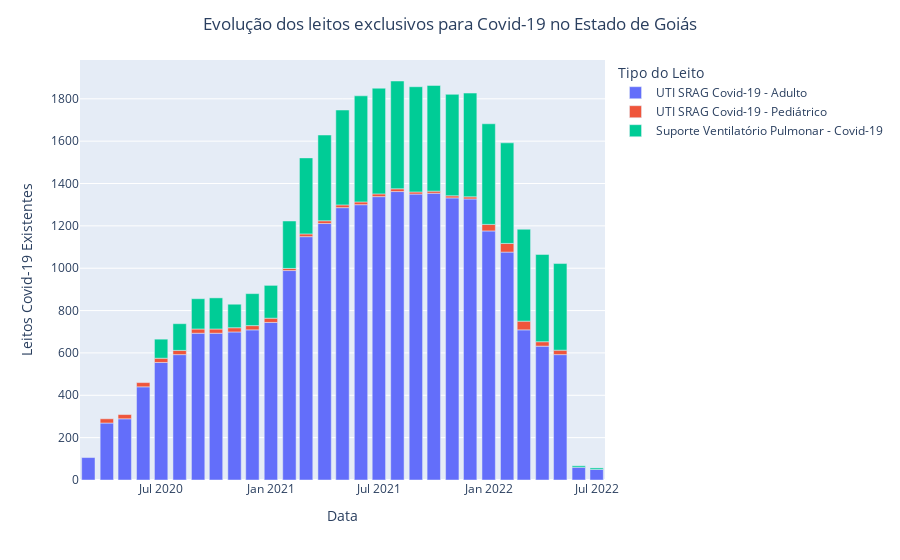

The notebook cell this image was saved under:
### Markdown cell above
### <a> AED: Análises Gráficas </a>

### Code cell
# Nesta análise, verificaremos a progressão dos leitos tipo: 51, 52, 96, relacionados á Unidades de Tratamento Intensivo adulto e infantil, e suporte ventilatório pulmonar para Covid-19, respectivamente.
dfg = dataset[['COMPETEN','QT_EXIST','CNES', 'CODLEITO']].groupby(by=['CNES', 'COMPETEN', 'CODLEITO']).sum().sort_values(by=['CNES','COMPETEN']).reset_index() # Agrupando os diferentes tipos de leito do mesmo estabelecimento por competência e tipo.
dfg = dfg[dfg['CODLEITO'].isin([51, 52, 96])] # Filtrando os tipos de leito de interesse para a análise.
dfg = dfg.groupby(by=['COMPETEN','CODLEITO']).sum().sort_values(by=['COMPETEN','CODLEITO']).reset_index().drop(columns={'CNES'}) # Somando os leitos Covid-19 de todos os estabelecimento de saúde de GO por data.
dfg['CODLEITO'] = dfg['CODLEITO'].replace({51: 'UTI SRAG Covid-19 - Adulto ', 52 : 'UTI SRAG Covid-19 - Pediátrico', 96 : 'Suporte Ventilatório Pulmonar - Covid-19'})
fig = px.bar(dfg, x='COMPETEN', y='QT_EXIST', color='CODLEITO',
            labels={'COMPETEN': 'Data',
                    'QT_EXIST': "Leitos",
                    "CODLEITO": "Tipo do Leito"}).update_layout(
    xaxis_title="Data", yaxis_title="Leitos Covid-19 Existentes", title="Evolução dos leitos exclusivos para Covid-19 no Estado de Goiás", title_x=0.5) # Plotando gráfico de barras da Quantidade de Leitos Covid-19 existentes por ano. 
fig.show()
del(dfg)

### Figure 1 — Plotly figure (JSON) as saved in the notebook; plotly's stock layout.template omitted (floating-point values rounded to 4 significant figures)
{"data": [{"alignmentgroup": "True", "hovertemplate": "Tipo do Leito=UTI SRAG Covid-19 - Adulto <br>Data=%{x}<br>Leitos=%{y}<extra></extra>", "legendgroup": "UTI SRAG Covid-19 - Adulto ", "marker": {"color": "#636efa", "pattern": {"shape": ""}}, "name": "UTI SRAG Covid-19 - Adulto ", "offsetgroup": "UTI SRAG Covid-19 - Adulto ", "orientation": "v", "showlegend": true, "textposition": "auto", "type": "bar", "x": ["2020-03-01T00:00:00", "2020-04-01T00:00:00", "2020-05-01T00:00:00", "2020-06-01T00:00:00", "2020-07-01T00:00:00", "2020-08-01T00:00:00", "2020-09-01T00:00:00", "2020-10-01T00:00:00", "2020-11-01T00:00:00", "2020-12-01T00:00:00", "2021-01-01T00:00:00", "2021-02-01T00:00:00", "2021-03-01T00:00:00", "2021-04-01T00:00:00", "2021-05-01T00:00:00", "2021-06-01T00:00:00", "2021-07-01T00:00:00", "2021-08-01T00:00:00", "2021-09-01T00:00:00", "2021-10-01T00:00:00", "2021-11-01T00:00:00", "2021-12-01T00:00:00", "2022-01-01T00:00:00", "2022-02-01T00:00:00", "2022-03-01T00:00:00", "2022-04-01T00:00:00", "2022-05-01T00:00:00", "2022-06-01T00:00:00", "2022-07-01T00:00:00"], "xaxis": "x", "y": [106, 269, 289, 440, 555, 592, 693, 693, 699, 709, 744, 989, 1149, 1211, 1286, 1300, 1338, 1362, 1350, 1354, 1332, 1327, 1176, 1076, 709, 632, 592, 60, 50], "yaxis": "y"}, {"alignmentgroup": "True", "hovertemplate": "Tipo do Leito=UTI SRAG Covid-19 - Pediátrico<br>Data=%{x}<br>Leitos=%{y}<extra></extra>", "legendgroup": "UTI SRAG Covid-19 - Pediátrico", "marker": {"color": "#EF553B", "pattern": {"shape": ""}}, "name": "UTI SRAG Covid-19 - Pediátrico", "offsetgroup": "UTI SRAG Covid-19 - Pediátrico", "orientation": "v", "showlegend": true, "textposition": "auto", "type": "bar", "x": ["2020-04-01T00:00:00", "2020-05-01T00:00:00", "2020-06-01T00:00:00", "2020-07-01T00:00:00", "2020-08-01T00:00:00", "2020-09-01T00:00:00", "2020-10-01T00:00:00", "2020-11-01T00:00:00", "2020-12-01T00:00:00", "2021-01-01T00:00:00", "2021-02-01T00:00:00", "2021-03-01T00:00:00", "2021-04-01T00:00:00", "2021-05-01T00:00:00", "2021-06-01T00:00:00", "2021-07-01T00:00:00", "2021-08-01T00:00:00", "2021-09-01T00:00:00", "2021-10-01T00:00:00", "2021-11-01T00:00:00", "2021-12-01T00:00:00", "2022-01-01T00:00:00", "2022-02-01T00:00:00", "2022-03-01T00:00:00", "2022-04-01T00:00:00", "2022-05-01T00:00:00"], "xaxis": "x", "y": [20, 20, 20, 20, 20, 20, 20, 20, 20, 20, 10, 13, 13, 13, 13, 13, 13, 10, 10, 10, 10, 31, 41, 41, 21, 21], "yaxis": "y"}, {"alignmentgroup": "True", "hovertemplate": "Tipo do Leito=Suporte Ventilatório Pulmonar - Covid-19<br>Data=%{x}<br>Leitos=%{y}<extra></extra>", "legendgroup": "Suporte Ventilatório Pulmonar - Covid-19", "marker": {"color": "#00cc96", "pattern": {"shape": ""}}, "name": "Suporte Ventilatório Pulmonar - Covid-19", "offsetgroup": "Suporte Ventilatório Pulmonar - Covid-19", "orientation": "v", "showlegend": true, "textposition": "auto", "type": "bar", "x": ["2020-07-01T00:00:00", "2020-08-01T00:00:00", "2020-09-01T00:00:00", "2020-10-01T00:00:00", "2020-11-01T00:00:00", "2020-12-01T00:00:00", "2021-01-01T00:00:00", "2021-02-01T00:00:00", "2021-03-01T00:00:00", "2021-04-01T00:00:00", "2021-05-01T00:00:00", "2021-06-01T00:00:00", "2021-07-01T00:00:00", "2021-08-01T00:00:00", "2021-09-01T00:00:00", "2021-10-01T00:00:00", "2021-11-01T00:00:00", "2021-12-01T00:00:00", "2022-01-01T00:00:00", "2022-02-01T00:00:00", "2022-03-01T00:00:00", "2022-04-01T00:00:00", "2022-05-01T00:00:00", "2022-06-01T00:00:00", "2022-07-01T00:00:00"], "xaxis": "x", "y": [90, 126, 143, 147, 111, 151, 155, 224, 359, 405, 448, 501, 499, 509, 497, 499, 479, 490, 475, 475, 434, 412, 409, 7, 7], "yaxis": "y"}], "layout": {"barmode": "relative", "legend": {"title": {"text": "Tipo do Leito"}, "tracegroupgap": 0}, "margin": {"t": 60}, "title": {"text": "Evolução dos leitos exclusivos para Covid-19 no Estado de Goiás", "x": 0.5}, "xaxis": {"anchor": "y", "domain": [0, 1], "title": {"text": "Data"}}, "yaxis": {"anchor": "x", "domain": [0, 1], "title": {"text": "Leitos Covid-19 Existentes"}}}}
